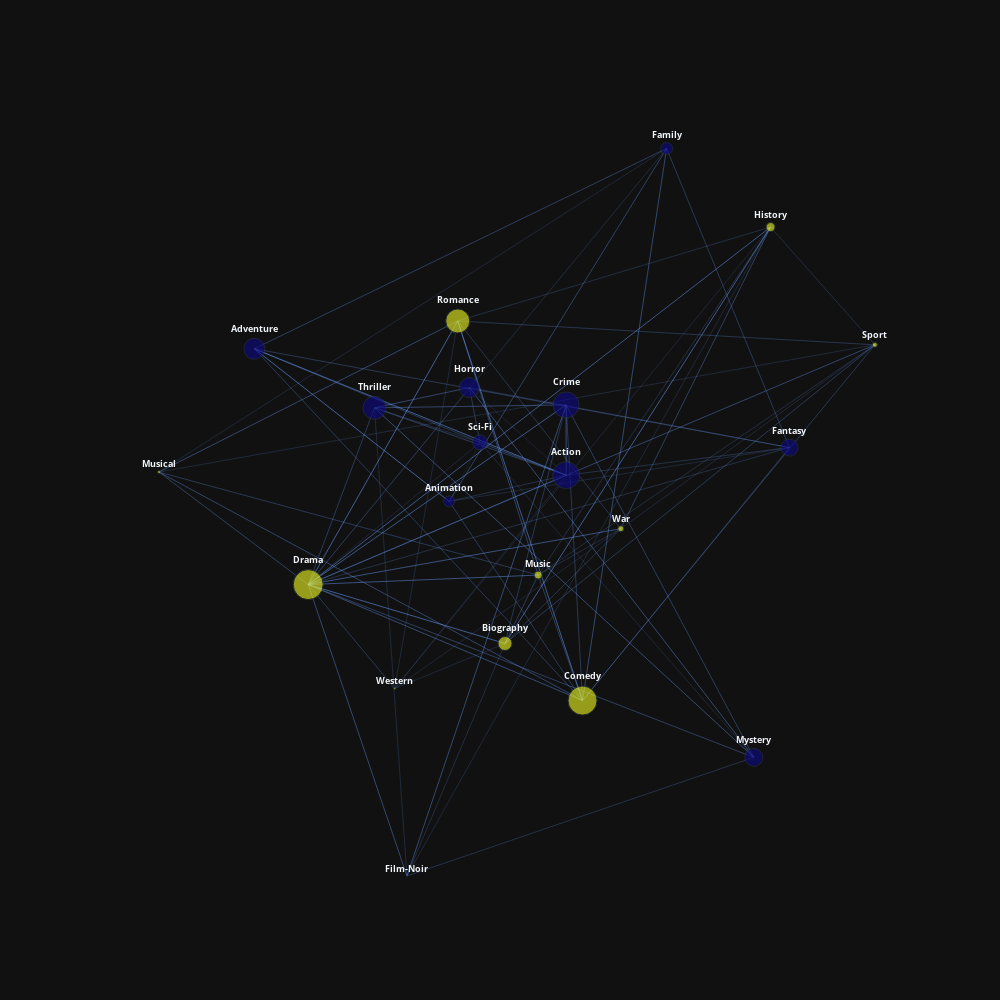

This figure's notebook cell:
### Code cell
fig.show()

### Figure 1 — Plotly figure (JSON) as saved in the notebook; plotly's stock layout.template omitted (floating-point values rounded to 4 significant figures)
{"data": [{"line": {"color": "cornflowerblue", "width": 0.2973}, "mode": "lines", "type": "scatter", "x": [50.05, -49.21, null], "y": [5.555, -38.23, null]}, {"line": {"color": "cornflowerblue", "width": 0.3892}, "mode": "lines", "type": "scatter", "x": [50.05, 16.88, null], "y": [5.555, 18.68, null]}, {"line": {"color": "cornflowerblue", "width": 0.466}, "mode": "lines", "type": "scatter", "x": [50.05, 50.02, null], "y": [5.555, 33.7, null]}, {"line": {"color": "cornflowerblue", "width": 0.5839}, "mode": "lines", "type": "scatter", "x": [50.05, -69.96, null], "y": [5.555, 56.18, null]}, {"line": {"color": "cornflowerblue", "width": 0.2468}, "mode": "lines", "type": "scatter", "x": [50.05, 136.0, null], "y": [5.555, 16.63, null]}, {"line": {"color": "cornflowerblue", "width": 0.3365}, "mode": "lines", "type": "scatter", "x": [50.05, -23.72, null], "y": [5.555, 32.53, null]}, {"line": {"color": "cornflowerblue", "width": 0.2403}, "mode": "lines", "type": "scatter", "x": [50.05, 5.037, null], "y": [5.555, -4.935, null]}, {"line": {"color": "cornflowerblue", "width": 0.1377}, "mode": "lines", "type": "scatter", "x": [50.05, 12.82, null], "y": [5.555, 40.64, null]}, {"line": {"color": "cornflowerblue", "width": 0.1491}, "mode": "lines", "type": "scatter", "x": [50.05, -15.9, null], "y": [5.555, -79.87, null]}, {"line": {"color": "cornflowerblue", "width": 0}, "mode": "lines", "type": "scatter", "x": [50.05, -21.57, null], "y": [5.555, -17.0, null]}, {"line": {"color": "cornflowerblue", "width": 0.581}, "mode": "lines", "type": "scatter", "x": [-49.21, 26.52, null], "y": [-38.23, -61.81, null]}, {"line": {"color": "cornflowerblue", "width": 0.4415}, "mode": "lines", "type": "scatter", "x": [-49.21, 56.35, null], "y": [-38.23, -84.66, null]}, {"line": {"color": "cornflowerblue", "width": 0.5347}, "mode": "lines", "type": "scatter", "x": [-49.21, 50.02, null], "y": [-38.23, 33.7, null]}, {"line": {"color": "cornflowerblue", "width": 0.4902}, "mode": "lines", "type": "scatter", "x": [-49.21, 39.27, null], "y": [-38.23, -34.43, null]}, {"line": {"color": "cornflowerblue", "width": 0.5976}, "mode": "lines", "type": "scatter", "x": [-49.21, 8.328, null], "y": [-38.23, 67.3, null]}, {"line": {"color": "cornflowerblue", "width": 0.5384}, "mode": "lines", "type": "scatter", "x": [-49.21, 128.7, null], "y": [-38.23, 104.9, null]}, {"line": {"color": "cornflowerblue", "width": 0.4955}, "mode": "lines", "type": "scatter", "x": [-49.21, 71.08, null], "y": [-38.23, -15.86, null]}, {"line": {"color": "cornflowerblue", "width": 0.1928}, "mode": "lines", "type": "scatter", "x": [-49.21, 88.7, null], "y": [-38.23, 136.3, null]}, {"line": {"color": "cornflowerblue", "width": 0.2416}, "mode": "lines", "type": "scatter", "x": [-49.21, 136.0, null], "y": [-38.23, 16.63, null]}, {"line": {"color": "cornflowerblue", "width": 0.4181}, "mode": "lines", "type": "scatter", "x": [-49.21, -11.22, null], "y": [-38.23, -154.9, null]}, {"line": {"color": "cornflowerblue", "width": 0.1642}, "mode": "lines", "type": "scatter", "x": [-49.21, 12.82, null], "y": [-38.23, 40.64, null]}, {"line": {"color": "cornflowerblue", "width": 0.3729}, "mode": "lines", "type": "scatter", "x": [-49.21, -106.6, null], "y": [-38.23, 6.821, null]}, {"line": {"color": "cornflowerblue", "width": 0.3535}, "mode": "lines", "type": "scatter", "x": [-49.21, 122.3, null], "y": [-38.23, -107.4, null]}, {"line": {"color": "cornflowerblue", "width": 0.1524}, "mode": "lines", "type": "scatter", "x": [-49.21, 16.88, null], "y": [-38.23, 18.68, null]}, {"line": {"color": "cornflowerblue", "width": 0.4059}, "mode": "lines", "type": "scatter", "x": [-49.21, 168.8, null], "y": [-38.23, 57.75, null]}, {"line": {"color": "cornflowerblue", "width": 0.3156}, "mode": "lines", "type": "scatter", "x": [-49.21, -23.72, null], "y": [-38.23, 32.53, null]}, {"line": {"color": "cornflowerblue", "width": 0.3103}, "mode": "lines", "type": "scatter", "x": [-49.21, -15.9, null], "y": [-38.23, -79.87, null]}, {"line": {"color": "cornflowerblue", "width": 0}, "mode": "lines", "type": "scatter", "x": [-49.21, -137.0, null], "y": [-38.23, 66.61, null]}, {"line": {"color": "cornflowerblue", "width": 0.2933}, "mode": "lines", "type": "scatter", "x": [16.88, -69.96, null], "y": [18.68, 56.18, null]}, {"line": {"color": "cornflowerblue", "width": 0.1053}, "mode": "lines", "type": "scatter", "x": [16.88, 5.037, null], "y": [18.68, -4.935, null]}, {"line": {"color": "cornflowerblue", "width": 0.2883}, "mode": "lines", "type": "scatter", "x": [16.88, 12.82, null], "y": [18.68, 40.64, null]}, {"line": {"color": "cornflowerblue", "width": 0.1689}, "mode": "lines", "type": "scatter", "x": [16.88, 122.3, null], "y": [18.68, -107.4, null]}, {"line": {"color": "cornflowerblue", "width": 0.2236}, "mode": "lines", "type": "scatter", "x": [16.88, -23.72, null], "y": [18.68, 32.53, null]}, {"line": {"color": "cornflowerblue", "width": 0}, "mode": "lines", "type": "scatter", "x": [16.88, -21.57, null], "y": [18.68, -17.0, null]}, {"line": {"color": "cornflowerblue", "width": 0.2816}, "mode": "lines", "type": "scatter", "x": [50.02, 26.52, null], "y": [33.7, -61.81, null]}, {"line": {"color": "cornflowerblue", "width": 0.3008}, "mode": "lines", "type": "scatter", "x": [50.02, 56.35, null], "y": [33.7, -84.66, null]}, {"line": {"color": "cornflowerblue", "width": 0.3424}, "mode": "lines", "type": "scatter", "x": [50.02, 122.3, null], "y": [33.7, -107.4, null]}, {"line": {"color": "cornflowerblue", "width": 0.4051}, "mode": "lines", "type": "scatter", "x": [50.02, -23.72, null], "y": [33.7, 32.53, null]}, {"line": {"color": "cornflowerblue", "width": 0.4332}, "mode": "lines", "type": "scatter", "x": [50.02, -11.22, null], "y": [33.7, -154.9, null]}, {"line": {"color": "cornflowerblue", "width": 0}, "mode": "lines", "type": "scatter", "x": [50.02, -21.57, null], "y": [33.7, -17.0, null]}, {"line": {"color": "cornflowerblue", "width": 0.3137}, "mode": "lines", "type": "scatter", "x": [-69.96, 56.35, null], "y": [56.18, -84.66, null]}, {"line": {"color": "cornflowerblue", "width": 0.2998}, "mode": "lines", "type": "scatter", "x": [-69.96, 136.0, null], "y": [56.18, 16.63, null]}, {"line": {"color": "cornflowerblue", "width": 0.3497}, "mode": "lines", "type": "scatter", "x": [-69.96, 88.7, null], "y": [56.18, 136.3, null]}, {"line": {"color": "cornflowerblue", "width": 0.6161}, "mode": "lines", "type": "scatter", "x": [-69.96, 5.037, null], "y": [56.18, -4.935, null]}, {"line": {"color": "cornflowerblue", "width": 0}, "mode": "lines", "type": "scatter", "x": [-69.96, -21.57, null], "y": [56.18, -17.0, null]}, {"line": {"color": "cornflowerblue", "width": 0.1806}, "mode": "lines", "type": "scatter", "x": [136.0, 5.037, null], "y": [16.63, -4.935, null]}, {"line": {"color": "cornflowerblue", "width": 0.3048}, "mode": "lines", "type": "scatter", "x": [136.0, 88.7, null], "y": [16.63, 136.3, null]}, {"line": {"color": "cornflowerblue", "width": 0.2336}, "mode": "lines", "type": "scatter", "x": [136.0, 12.82, null], "y": [16.63, 40.64, null]}, {"line": {"color": "cornflowerblue", "width": 0.2961}, "mode": "lines", "type": "scatter", "x": [136.0, 56.35, null], "y": [16.63, -84.66, null]}, {"line": {"color": "cornflowerblue", "width": 0}, "mode": "lines", "type": "scatter", "x": [136.0, -21.57, null], "y": [16.63, -17.0, null]}, {"line": {"color": "cornflowerblue", "width": 0.1944}, "mode": "lines", "type": "scatter", "x": [-23.72, -11.22, null], "y": [32.53, -154.9, null]}, {"line": {"color": "cornflowerblue", "width": 0.4009}, "mode": "lines", "type": "scatter", "x": [-23.72, 12.82, null], "y": [32.53, 40.64, null]}, {"line": {"color": "cornflowerblue", "width": 0.4448}, "mode": "lines", "type": "scatter", "x": [-23.72, 122.3, null], "y": [32.53, -107.4, null]}, {"line": {"color": "cornflowerblue", "width": 0}, "mode": "lines", "type": "scatter", "x": [-23.72, -21.57, null], "y": [32.53, -17.0, null]}, {"line": {"color": "cornflowerblue", "width": 0.3093}, "mode": "lines", "type": "scatter", "x": [56.35, 5.037, null], "y": [-84.66, -4.935, null]}, {"line": {"color": "cornflowerblue", "width": 0.5588}, "mode": "lines", "type": "scatter", "x": [56.35, 8.328, null], "y": [-84.66, 67.3, null]}, {"line": {"color": "cornflowerblue", "width": 0.3949}, "mode": "lines", "type": "scatter", "x": [56.35, -106.6, null], "y": [-84.66, 6.821, null]}, {"line": {"color": "cornflowerblue", "width": 0.3495}, "mode": "lines", "type": "scatter", "x": [56.35, 39.27, null], "y": [-84.66, -34.43, null]}, {"line": {"color": "cornflowerblue", "width": 0.4175}, "mode": "lines", "type": "scatter", "x": [56.35, 88.7, null], "y": [-84.66, 136.3, null]}, {"line": {"color": "cornflowerblue", "width": 0.2969}, "mode": "lines", "type": "scatter", "x": [56.35, 168.8, null], "y": [-84.66, 57.75, null]}, {"line": {"color": "cornflowerblue", "width": 0}, "mode": "lines", "type": "scatter", "x": [56.35, -137.0, null], "y": [-84.66, 66.61, null]}, {"line": {"color": "cornflowerblue", "width": 0.3712}, "mode": "lines", "type": "scatter", "x": [88.7, 5.037, null], "y": [136.3, -4.935, null]}, {"line": {"color": "cornflowerblue", "width": 0.1753}, "mode": "lines", "type": "scatter", "x": [88.7, -106.6, null], "y": [136.3, 6.821, null]}, {"line": {"color": "cornflowerblue", "width": 0}, "mode": "lines", "type": "scatter", "x": [88.7, -21.57, null], "y": [136.3, -17.0, null]}, {"line": {"color": "cornflowerblue", "width": 0}, "mode": "lines", "type": "scatter", "x": [5.037, -21.57, null], "y": [-4.935, -17.0, null]}, {"line": {"color": "cornflowerblue", "width": 0.3182}, "mode": "lines", "type": "scatter", "x": [26.52, 39.27, null], "y": [-61.81, -34.43, null]}, {"line": {"color": "cornflowerblue", "width": 0.2657}, "mode": "lines", "type": "scatter", "x": [26.52, 71.08, null], "y": [-61.81, -15.86, null]}, {"line": {"color": "cornflowerblue", "width": 0.3123}, "mode": "lines", "type": "scatter", "x": [26.52, 168.8, null], "y": [-61.81, 57.75, null]}, {"line": {"color": "cornflowerblue", "width": 0.5716}, "mode": "lines", "type": "scatter", "x": [26.52, 128.7, null], "y": [-61.81, 104.9, null]}, {"line": {"color": "cornflowerblue", "width": 0.2147}, "mode": "lines", "type": "scatter", "x": [26.52, -11.22, null], "y": [-61.81, -154.9, null]}, {"line": {"color": "cornflowerblue", "width": 0.174}, "mode": "lines", "type": "scatter", "x": [26.52, -15.9, null], "y": [-61.81, -79.87, null]}, {"line": {"color": "cornflowerblue", "width": 0}, "mode": "lines", "type": "scatter", "x": [26.52, -137.0, null], "y": [-61.81, 66.61, null]}, {"line": {"color": "cornflowerblue", "width": 0.2316}, "mode": "lines", "type": "scatter", "x": [39.27, 128.7, null], "y": [-34.43, 104.9, null]}, {"line": {"color": "cornflowerblue", "width": 0.3676}, "mode": "lines", "type": "scatter", "x": [39.27, 8.328, null], "y": [-34.43, 67.3, null]}, {"line": {"color": "cornflowerblue", "width": 0.3051}, "mode": "lines", "type": "scatter", "x": [39.27, -106.6, null], "y": [-34.43, 6.821, null]}, {"line": {"color": "cornflowerblue", "width": 0.2174}, "mode": "lines", "type": "scatter", "x": [39.27, 168.8, null], "y": [-34.43, 57.75, null]}, {"line": {"color": "cornflowerblue", "width": 0.2158}, "mode": "lines", "type": "scatter", "x": [39.27, 71.08, null], "y": [-34.43, -15.86, null]}, {"line": {"color": "cornflowerblue", "width": 0}, "mode": "lines", "type": "scatter", "x": [39.27, -137.0, null], "y": [-34.43, 66.61, null]}, {"line": {"color": "cornflowerblue", "width": 0.3623}, "mode": "lines", "type": "scatter", "x": [71.08, 128.7, null], "y": [-15.86, 104.9, null]}, {"line": {"color": "cornflowerblue", "width": 0.2697}, "mode": "lines", "type": "scatter", "x": [71.08, 8.328, null], "y": [-15.86, 67.3, null]}, {"line": {"color": "cornflowerblue", "width": 0.1834}, "mode": "lines", "type": "scatter", "x": [71.08, 168.8, null], "y": [-15.86, 57.75, null]}, {"line": {"color": "cornflowerblue", "width": 0.1651}, "mode": "lines", "type": "scatter", "x": [71.08, -15.9, null], "y": [-15.86, -79.87, null]}, {"line": {"color": "cornflowerblue", "width": 0}, "mode": "lines", "type": "scatter", "x": [71.08, -137.0, null], "y": [-15.86, 66.61, null]}, {"line": {"color": "cornflowerblue", "width": 0.2133}, "mode": "lines", "type": "scatter", "x": [168.8, 128.7, null], "y": [57.75, 104.9, null]}, {"line": {"color": "cornflowerblue", "width": 0.1851}, "mode": "lines", "type": "scatter", "x": [168.8, -106.6, null], "y": [57.75, 6.821, null]}, {"line": {"color": "cornflowerblue", "width": 0.2784}, "mode": "lines", "type": "scatter", "x": [168.8, 8.328, null], "y": [57.75, 67.3, null]}, {"line": {"color": "cornflowerblue", "width": 0}, "mode": "lines", "type": "scatter", "x": [168.8, -137.0, null], "y": [57.75, 66.61, null]}, {"line": {"color": "cornflowerblue", "width": 0.1825}, "mode": "lines", "type": "scatter", "x": [128.7, -11.22, null], "y": [104.9, -154.9, null]}, {"line": {"color": "cornflowerblue", "width": 0.2153}, "mode": "lines", "type": "scatter", "x": [128.7, 8.328, null], "y": [104.9, 67.3, null]}, {"line": {"color": "cornflowerblue", "width": 0.1634}, "mode": "lines", "type": "scatter", "x": [128.7, -15.9, null], "y": [104.9, -79.87, null]}, {"line": {"color": "cornflowerblue", "width": 0}, "mode": "lines", "type": "scatter", "x": [128.7, -137.0, null], "y": [104.9, 66.61, null]}, {"line": {"color": "cornflowerblue", "width": 0.4122}, "mode": "lines", "type": "scatter", "x": [8.328, -106.6, null], "y": [67.3, 6.821, null]}, {"line": {"color": "cornflowerblue", "width": 0.1758}, "mode": "lines", "type": "scatter", "x": [8.328, -15.9, null], "y": [67.3, -79.87, null]}, {"line": {"color": "cornflowerblue", "width": 0}, "mode": "lines", "type": "scatter", "x": [8.328, -137.0, null], "y": [67.3, 66.61, null]}, {"line": {"color": "cornflowerblue", "width": 0}, "mode": "lines", "type": "scatter", "x": [-106.6, -137.0, null], "y": [6.821, 66.61, null]}, {"line": {"color": "cornflowerblue", "width": 0.2572}, "mode": "lines", "type": "scatter", "x": [122.3, -11.22, null], "y": [-107.4, -154.9, null]}, {"line": {"color": "cornflowerblue", "width": 0.4313}, "mode": "lines", "type": "scatter", "x": [122.3, 12.82, null], "y": [-107.4, 40.64, null]}, {"line": {"color": "cornflowerblue", "width": 0}, "mode": "lines", "type": "scatter", "x": [122.3, -21.57, null], "y": [-107.4, -17.0, null]}, {"line": {"color": "cornflowerblue", "width": 0}, "mode": "lines", "type": "scatter", "x": [-11.22, -21.57, null], "y": [-154.9, -17.0, null]}, {"line": {"color": "cornflowerblue", "width": 0}, "mode": "lines", "type": "scatter", "x": [12.82, -21.57, null], "y": [40.64, -17.0, null]}, {"line": {"color": "cornflowerblue", "width": 0}, "mode": "lines", "type": "scatter", "x": [-15.9, -137.0, null], "y": [-79.87, 66.61, null]}, {"hoverinfo": "text", "marker": {"color": [0, 1, 0, 0, 0, 0, 0, 1, 0, 0, 1, 1, 1, 1, 1, 1, 1, 0, 0, 0, 1], "opacity": [0.6, 0.6, 0.6, 0.6, 0.6, 0.6, 0.6, 0.6, 0.6, 0.6, 0.6, 0.6, 0.6, 0.6, 0.6, 0.6, 0.6, 0.6, 0.6, 0.6, 0.6], "size": [27, 30, 15, 26, 21, 17, 23, 29, 12, 11, 14, 8, 6, 5, 9, 24, 3, 18, 1, 20, 2], "symbol": [0, 0, 0, 0, 0, 0, 0, 0, 0, 0, 0, 0, 0, 0, 0, 0, 0, 0, 0, 0, 0]}, "mode": "markers+text", "text": ["<b>Action</b>", "<b>Drama</b>", "<b>Sci-Fi</b>", "<b>Crime</b>", "<b>Adventure</b>", "<b>Fantasy</b>", "<b>Thriller</b>", "<b>Comedy</b>", "<b>Family</b>", "<b>Animation</b>", "<b>Biography</b>", "<b>Music</b>", "<b>War</b>", "<b>Sport</b>", "<b>History</b>", "<b>Romance</b>", "<b>Musical</b>", "<b>Mystery</b>", "<b>Film-Noir</b>", "<b>Horror</b>", "<b>Western</b>"], "textfont": {"size": 9}, "textposition": "top center", "type": "scatter", "x": [50.05, -49.21, 16.88, 50.02, -69.96, 136.0, -23.72, 56.35, 88.7, 5.037, 26.52, 39.27, 71.08, 168.8, 128.7, 8.328, -106.6, 122.3, -11.22, 12.82, -15.9], "y": [5.555, -38.23, 18.68, 33.7, 56.18, 16.63, 32.53, -84.66, 136.3, -4.935, -61.81, -34.43, -15.86, 57.75, 104.9, 67.3, 6.821, -107.4, -154.9, 40.64, -79.87]}], "layout": {"height": 1000, "showlegend": false, "width": 1000, "xaxis": {"autorange": true, "range": [-137.0, 186.2], "showgrid": false, "showticklabels": false, "type": "linear", "zeroline": false}, "yaxis": {"autorange": true, "range": [-172.5, 155.8], "showgrid": false, "showticklabels": false, "type": "linear", "zeroline": false}}}
